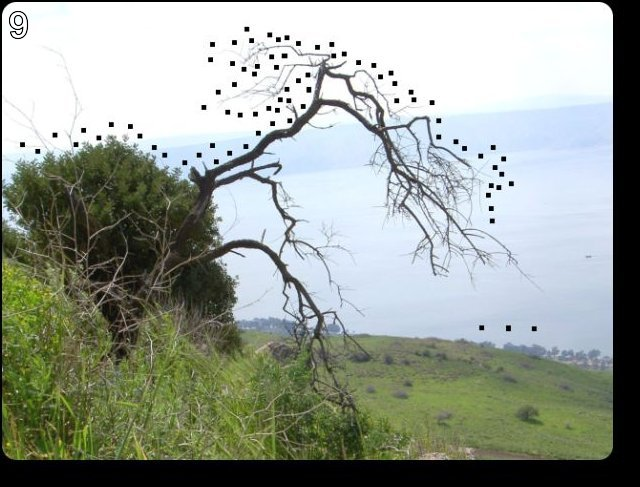
#> input picture pythonChallenge/src/good.jpg, 640 x 487 px
$ python pc09_dots.py
#> lines starting #> are read from the running program, lines starting #| are printed output that depends on the picture
from PIL import Image, ImageDraw
import re

im = Image.open("good.jpg")
#> im is the input picture: PIL image 640x487 RGB; mean R, G, B 151.9, 159.2, 150.1

def plot(pixels,color):
    draw = ImageDraw.Draw(im)
    draw.line(pixels, fill=color, width=3)

def plotpoint(pixels, color):
    for i in range(0,len(pixels)-1, 2):
        im.putpixel( (int(pixels[i]), int(pixels[i+1])), color )

first = [146,399,163,403,170,393,169,391,166,386,170,381,170,371,170,355,169,346,167,335,170,329,170,320,170,
310,171,301,173,290,178,289,182,287,188,286,190,286,192,291,194,296,195,305,194,307,191,312,190,316,
190,321,192,331,193,338,196,341,197,346,199,352,198,360,197,366,197,373,196,380,197,383,196,387,192,
389,191,392,190,396,189,400,194,401,201,402,208,403,213,402,216,401,219,397,219,393,216,390,215,385,
215,379,213,373,213,365,212,360,210,353,210,347,212,338,213,329,214,319,215,311,215,306,216,296,218,
290,221,283,225,282,233,284,238,287,243,290,250,291,255,294,261,293,265,291,271,291,273,289,278,287,
279,285,281,280,284,278,284,276,287,277,289,283,291,286,294,291,296,295,299,300,301,304,304,320,305,
327,306,332,307,341,306,349,303,354,301,364,301,371,297,375,292,384,291,386,302,393,324,391,333,387,
328,375,329,367,329,353,330,341,331,328,336,319,338,310,341,304,341,285,341,278,343,269,344,262,346,
259,346,251,349,259,349,264,349,273,349,280,349,288,349,295,349,298,354,293,356,286,354,279,352,268,
352,257,351,249,350,234,351,211,352,197,354,185,353,171,351,154,348,147,342,137,339,132,330,122,327,
120,314,116,304,117,293,118,284,118,281,122,275,128,265,129,257,131,244,133,239,134,228,136,221,137,
214,138,209,135,201,132,192,130,184,131,175,129,170,131,159,134,157,134,160,130,170,125,176,114,176,
102,173,103,172,108,171,111,163,115,156,116,149,117,142,116,136,115,129,115,124,115,120,115,115,117,
113,120,109,122,102,122,100,121,95,121,89,115,87,110,82,109,84,118,89,123,93,129,100,130,108,132,110,
133,110,136,107,138,105,140,95,138,86,141,79,149,77,155,81,162,90,165,97,167,99,171,109,171,107,161,
111,156,113,170,115,185,118,208,117,223,121,239,128,251,133,259,136,266,139,276,143,290,148,310,151,
332,155,348,156,353,153,366,149,379,147,394,146,399]

second = [156,141,165,135,169,131,176,130,187,134,191,140,191,146,186,150,179,155,175,157,168,157,163,157,159,
157,158,164,159,175,159,181,157,191,154,197,153,205,153,210,152,212,147,215,146,218,143,220,132,220,
125,217,119,209,116,196,115,185,114,172,114,167,112,161,109,165,107,170,99,171,97,167,89,164,81,162,
77,155,81,148,87,140,96,138,105,141,110,136,111,126,113,129,118,117,128,114,137,115,146,114,155,115,
158,121,157,128,156,134,157,136,156,136]

plot(first,(255,0,0))
plot(second,(0,0,255))
#> call 2 of plot, with color = (0, 0, 255)
#> in plot (call 2), `draw = ImageDraw.Draw(im)`:
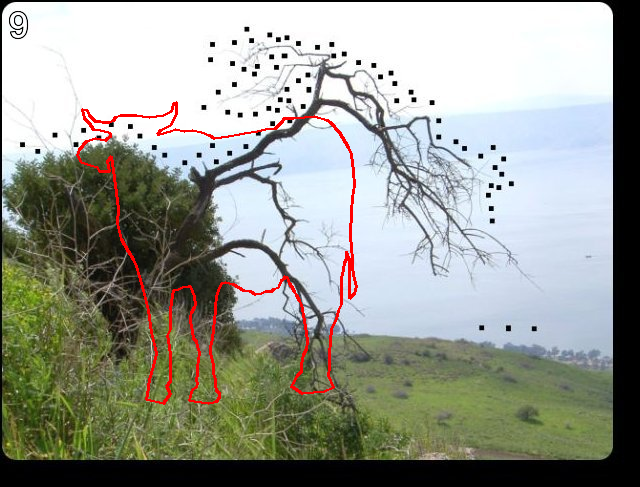
#> im: PIL image 640x487 RGB; mean R, G, B 153.7, 156.8, 147.9

im.show()
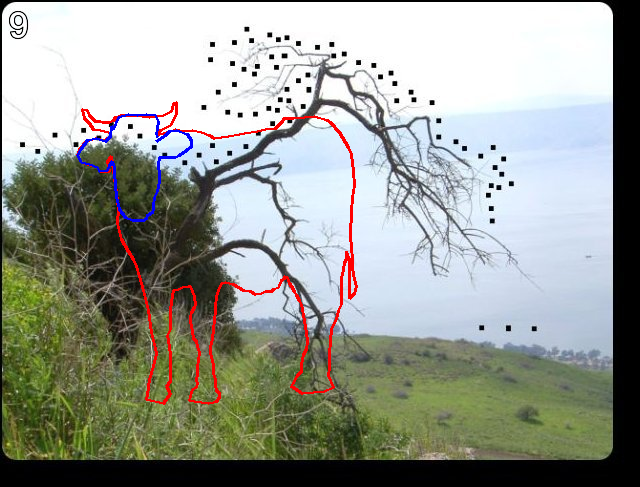
#> shown: PIL image 640x487 RGB; mean R, G, B 153, 156.4, 148.4

$ run again, with pythonChallenge/src/evil1.jpg copied over pythonChallenge/src/good.jpg
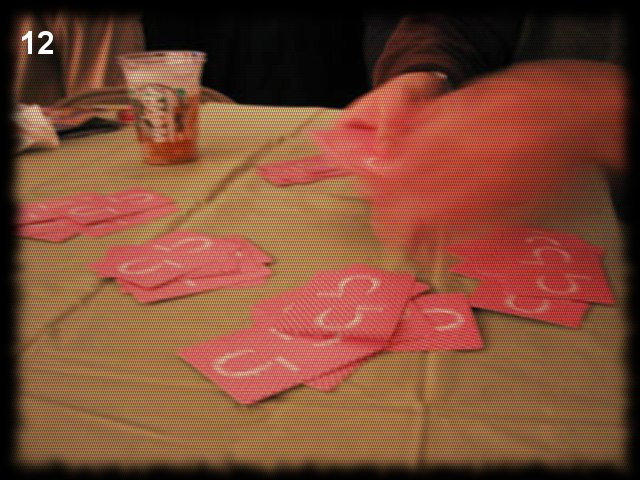
#> input picture pythonChallenge/src/evil1.jpg, 640 x 480 px
#> im is the input picture: PIL image 640x480 RGB; mean R, G, B 125.2, 74.5, 53.1
#> in plot (call 2), `draw = ImageDraw.Draw(im)`:
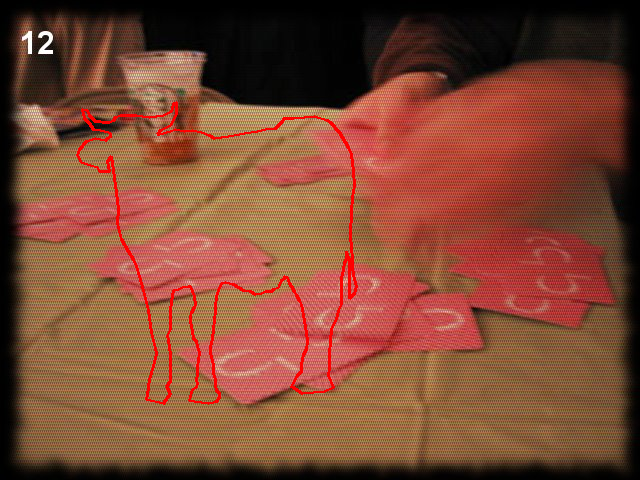
#> im: PIL image 640x480 RGB; mean R, G, B 126.5, 72.8, 51.8
#> `im.show()`:
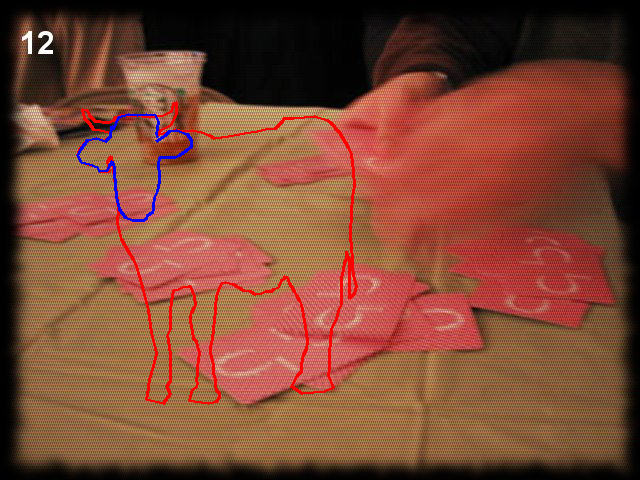
#> shown: PIL image 640x480 RGB; mean R, G, B 125.8, 72.6, 52.6
